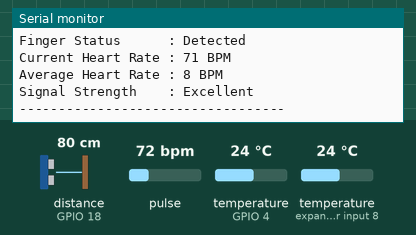
Recording of a sketch running on a simulated ESP32. Shown: the last lines printed to the serial monitor. Wiring (inferred from the names in the program): ultrasonic range finder: trigger GPIO 5; echo GPIO 18. The inputs (shaded band) are chosen by the test bench; at power-on: distance to the obstacle (sensor on GPIO 18) 80 cm, pulse 72 bpm, temperature (sensors on GPIO 4, expander input 8) 24 °C. The echo pulse lasts 58.3 µs per cm; WiFi joins after 1.5 s; servers stay silent unless stated.

Above: at 4.7 s.
4.8 s: distance to the obstacle (sensor on GPIO 18) set to 2 cm
At 5.92 s:
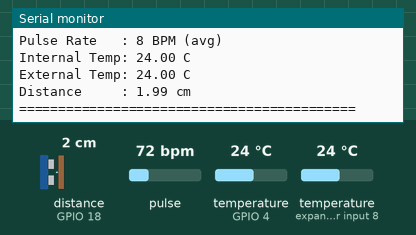
7.2 s: pulse set to 42 bpm
At 8.6 s:
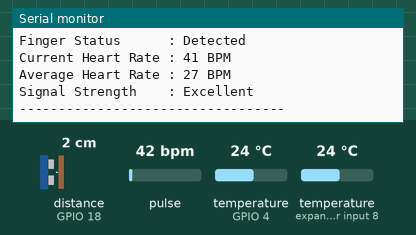
8.7 s: temperature (sensor on GPIO 4) set to 12 °C
At 10.1 s:
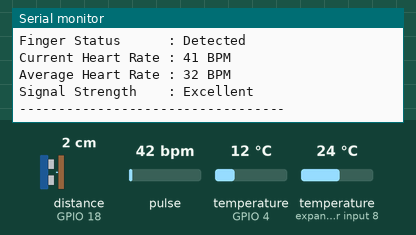
10.2 s: temperature (sensor on expander input 8) set to 12 °C
At 11.23 s:
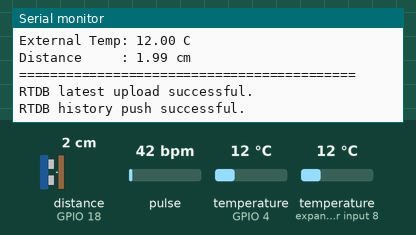
11.7 s: distance to the obstacle (sensor on GPIO 18) set to 4 cm
At 13.1 s:
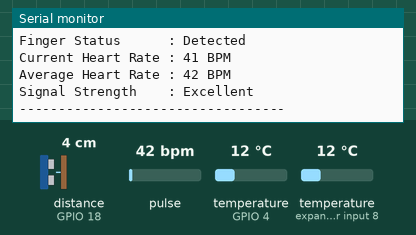
13.2 s: pulse set to 70 bpm
At 15.4 s:
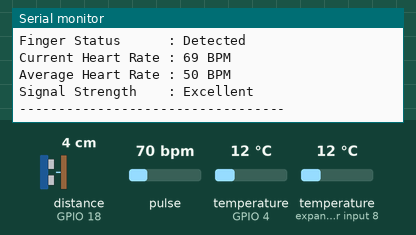
Timing chart, 0 to 15.7 s (numbered marks = the images above; inputs shaded):
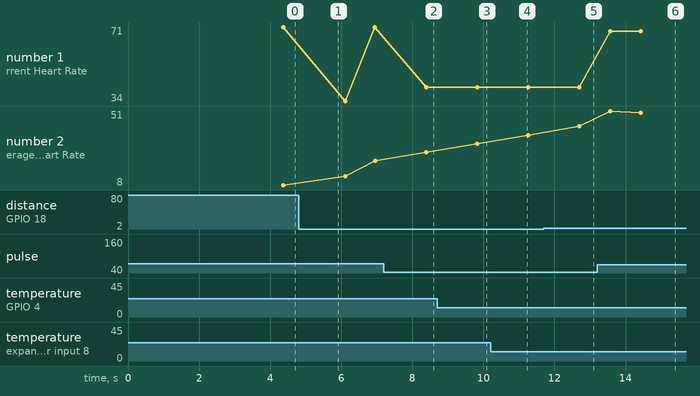

The sketch:

main.ino
```cpp
/*
===================================================================================
ESP32 Cattle Health Monitoring System
===================================================================================
Author : Nilambar Elangbam
Sensors: MAX30102 Pulse + DS18B20 (2x) + HC-SR04
Cloud  : Firebase RTDB + Firestore
===================================================================================
*/

#include <WiFi.h>
#include <Firebase_ESP_Client.h>
#include <OneWire.h>
#include <DallasTemperature.h>
#include <Wire.h>
#include "MAX30105.h"
#include "heartRate.h"
#include "addons/TokenHelper.h"

/* WIFI */

#define WIFI_SSID     "Test1"
#define WIFI_PASSWORD "123456789"

/* FIREBASE */

#define API_KEY             "AIzaSyAj7CcqeWrUemoyvATYDrT9PpdiIbye_lQ"
#define FIREBASE_PROJECT_ID "cattlehealthmonitoring-e1459"
#define DATABASE_URL        "cattlehealthmonitoring-e1459-default-rtdb.asia-southeast1.firebasedatabase.app"
#define USER_EMAIL          "neslang.in@gmail.com"
#define USER_PASSWORD       "123456"

/* SENSOR PINS */

#define ONE_WIRE_BUS 4
#define TRIG_PIN     5
#define ECHO_PIN     18

/* DEVICE IDENTITY — change this per device (cow_1, cow_2, cow_3, ...) */

#define DEVICE_ID "cow_2"

/* DATABASE PATHS */

const char* RTDB_LATEST_PATH  = "/cattle/" DEVICE_ID "/latest_reading";
const char* RTDB_HISTORY_PATH = "/cattle/" DEVICE_ID "/history";

/* FIREBASE OBJECTS */

FirebaseData   fbdo;   // used for latest_reading writes
FirebaseData   fbdo2;  // used for history push writes
FirebaseAuth   auth;
FirebaseConfig config;

/* TEMPERATURE SENSORS */

OneWire           oneWire(ONE_WIRE_BUS);
DallasTemperature tempSensors(&oneWire);

/* PULSE SENSOR */

MAX30105 pulseSensor;

/* JSON */

FirebaseJson reusableJson;

/* ---------------------------------------------------------------
   BPM Rolling Average
--------------------------------------------------------------- */

const byte RATE_SIZE = 8;
byte  rates[RATE_SIZE];
byte  rateSpot       = 0;
long  lastBeat       = 0;
float beatsPerMinute = 0;
int   beatAvg        = 0;

/* Upload interval */

const unsigned long UPLOAD_INTERVAL_MS = 5000;
unsigned long       lastUploadTime     = 0;

/* ---------------------------------------------------------------
   ULTRASONIC
--------------------------------------------------------------- */

float read_ultrasonic_distance()
{
  digitalWrite(TRIG_PIN, LOW);
  delayMicroseconds(2);
  digitalWrite(TRIG_PIN, HIGH);
  delayMicroseconds(10);
  digitalWrite(TRIG_PIN, LOW);

  long duration = pulseIn(ECHO_PIN, HIGH, 30000);
  if (duration == 0) return -1.0;

  return duration * 0.034f / 2.0f;
}

/* ---------------------------------------------------------------
   PULSE SAMPLING — Library checkForBeat() peak detection
   Must be called every loop() iteration without blocking delay.
   Returns rolling-average BPM, or 0 if no valid reading.
--------------------------------------------------------------- */

int samplePulse()
{
  long irValue = pulseSensor.getIR();

  /* No finger on sensor — reset and bail */
  if (irValue < 10000)
  {
    beatAvg        = 0;
    beatsPerMinute = 0;
    for (byte x = 0; x < RATE_SIZE; x++) rates[x] = 0;
    rateSpot = 0;
    return 0;
  }

  if (checkForBeat(irValue))
  {
    long delta = millis() - lastBeat;
    lastBeat   = millis();

    beatsPerMinute = 60.0f / (delta / 1000.0f);

    if (beatsPerMinute > 20 && beatsPerMinute < 255)
    {
      rates[rateSpot++] = (byte)beatsPerMinute;
      rateSpot %= RATE_SIZE;

      beatAvg = 0;
      for (byte x = 0; x < RATE_SIZE; x++)
        beatAvg += rates[x];
      beatAvg /= RATE_SIZE;

      /* Signal quality — mirrors test sketch thresholds */
      const char* signalStrength =
        (irValue > 50000) ? "Excellent" :
        (irValue > 30000) ? "Good"      : "Weak";

      Serial.println("\n----------------------------------");
      Serial.print("Finger Status      : ");
      Serial.println("Detected");
      Serial.print("Current Heart Rate : ");
      Serial.print((int)beatsPerMinute);
      Serial.println(" BPM");
      Serial.print("Average Heart Rate : ");
      Serial.print(beatAvg);
      Serial.println(" BPM");
      Serial.print("Signal Strength    : ");
      Serial.println(signalStrength);
      Serial.println("----------------------------------");
    }
  }

  return beatAvg;
}

/* ---------------------------------------------------------------
   SETUP
--------------------------------------------------------------- */

void setup()
{
  Serial.begin(115200);
  delay(2000);
  Serial.println("\nSYSTEM INITIALIZING");

  pinMode(TRIG_PIN, OUTPUT);
  pinMode(ECHO_PIN, INPUT);

  tempSensors.begin();
  Serial.print("Temperature Sensors Found: ");
  Serial.println(tempSensors.getDeviceCount());

  Wire.begin(21, 22);

  if (!pulseSensor.begin(Wire, I2C_SPEED_FAST))
  {
    Serial.println("MAX30102 not found. Check wiring.");
    while (1);
  }

  Serial.println("MAX30102 Initialized");

  pulseSensor.setup();
  pulseSensor.setPulseAmplitudeRed(0x0A);
  pulseSensor.setPulseAmplitudeGreen(0);

  WiFi.begin(WIFI_SSID, WIFI_PASSWORD);
  Serial.print("Connecting WiFi");
  while (WiFi.status() != WL_CONNECTED)
  {
    delay(500);
    Serial.print(".");
  }
  Serial.println("\nWiFi Connected: " + WiFi.localIP().toString());

  config.api_key               = API_KEY;
  config.database_url          = DATABASE_URL;
  auth.user.email              = USER_EMAIL;
  auth.user.password           = USER_PASSWORD;
  config.token_status_callback = tokenStatusCallback;

  Firebase.begin(&config, &auth);
}

/* ---------------------------------------------------------------
   LOOP
--------------------------------------------------------------- */

void loop()
{
  int currentBPM = samplePulse();

  unsigned long now = millis();

  if ((now - lastUploadTime) >= UPLOAD_INTERVAL_MS)
  {
    lastUploadTime = now;

    if (WiFi.status() != WL_CONNECTED)
    {
      Serial.println("UPLOAD SKIPPED: WiFi disconnected.");
      return;
    }

    if (!Firebase.ready())
    {
      Serial.println("UPLOAD SKIPPED: Firebase not ready (token refresh in progress).");
      return;
    }

    tempSensors.requestTemperatures();
    float internalTemp = tempSensors.getTempCByIndex(0);
    float externalTemp = tempSensors.getTempCByIndex(1);
    float distance     = read_ultrasonic_distance();

    Serial.println("\n============== SENSOR REPORT ==============");
    Serial.print("Pulse Rate   : "); Serial.print(currentBPM);  Serial.println(" BPM (avg)");
    Serial.print("Internal Temp: "); Serial.print(internalTemp); Serial.println(" C");
    Serial.print("External Temp: "); Serial.print(externalTemp); Serial.println(" C");
    Serial.print("Distance     : "); Serial.print(distance);     Serial.println(" cm");
    Serial.println("===========================================\n");

    reusableJson.clear();
    reusableJson.set("deviceId",            DEVICE_ID);
    reusableJson.set("pulseBPM",            currentBPM);
    reusableJson.set("internalTemperature", internalTemp);
    reusableJson.set("externalTemperature", externalTemp);
    reusableJson.set("distanceCM",          distance);

    FirebaseJson timestamp;
    timestamp.set(".sv", "timestamp");
    reusableJson.set("timestamp", timestamp);

    if (!Firebase.RTDB.setJSON(&fbdo, RTDB_LATEST_PATH, &reusableJson))
    {
      Serial.println("RTDB latest ERROR: " + fbdo.errorReason());
    }
    else
    {
      Serial.println("RTDB latest upload successful.");

      /* Push same payload to persistent history list */
      if (!Firebase.RTDB.pushJSON(&fbdo2, RTDB_HISTORY_PATH, &reusableJson))
        Serial.println("RTDB history ERROR: " + fbdo2.errorReason());
      else
        Serial.println("RTDB history push successful.");
    }
  }
}
```

Measured:
- after the input at 4.8 s, the serial monitor: prints a new line after 0.99 s (image 1)
- after the input at 7.2 s, the serial monitor: prints a new line after 1.2 s (image 2)
- after the input at 10.2 s, the serial monitor: prints a new line after 0.59 s (image 4)
- after the input at 13.2 s, the serial monitor: prints a new line after 0.36 s (image 6)
- plotted number 1: 71 → 41 after the input at 7.2 s, 41 → 69 after the input at 13.2 s
- plotted number 2: 22 → 27 after the input at 7.2 s, 42 → 50 after the input at 13.2 s
